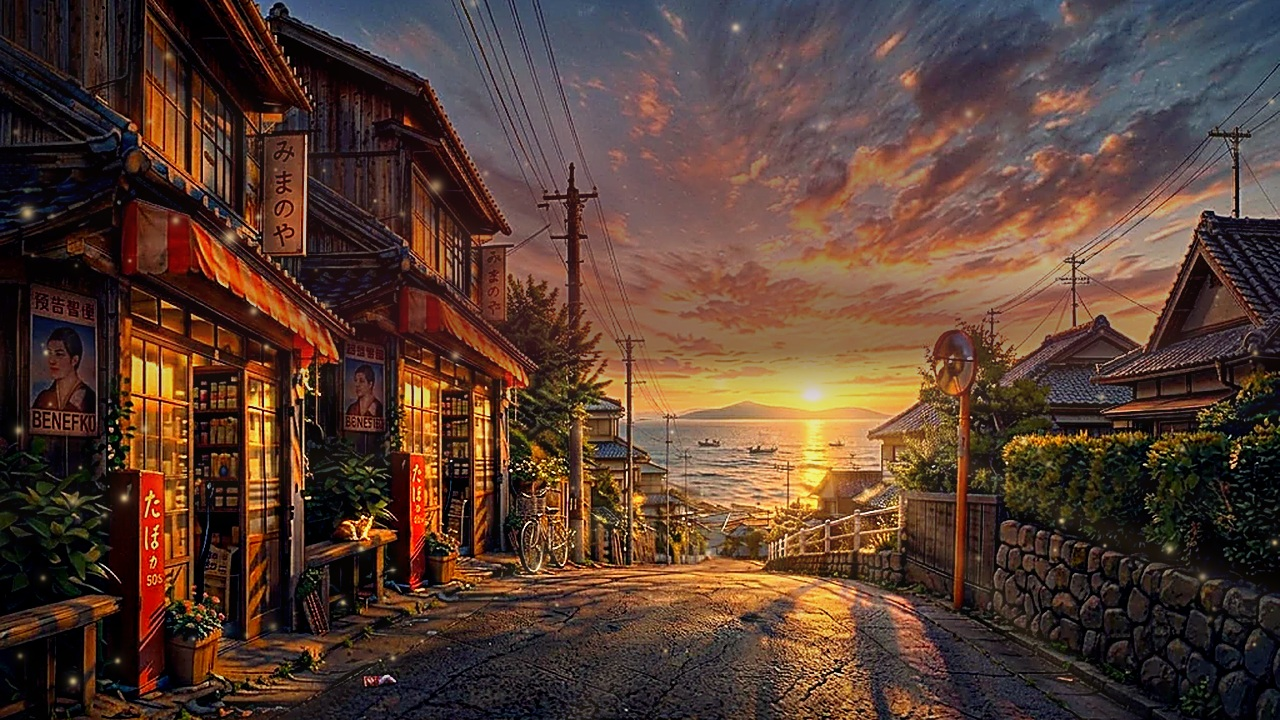
#> input picture bgm/yunagi-dori/youtube/canva/sunset_street2_mystic.jpg, 1280 x 720 px
$ python make_story_video.py canva/sunset_street2_mystic.jpg
#> lines starting #> are read from the running program, lines starting #| are printed output that depends on the picture; after the words box and inside, x2 and y2 are one past the last pixel; in counts of white or black regions, pixels touching at a corner belong together
### bgm/yunagi-dori/youtube/make_wind_video.py
#!/usr/bin/env python3
"""「海へ続く商店街」の背景に“風”のアニメーションを付けた YouTube 用動画を作る。

1 枚絵の各部分を領域ごとに動かし、風の強弱（突風）に合わせて反応させる:
  * 木・生け垣・鉢植え …… 風下へしなりながら細かく揺れる
  * 店の日よけ（赤白の庇） …… 波打つようにはためく
  * 吊り看板「みまのや」 …… 振り子のように揺れる
  * 電線 ……………………… 上下にたわんで揺れる
  * 雲 ………………………… ゆっくり流れてうねる
  * 海の照り返し …………… きらめく
  * 舞う木の葉・光の粒・風の筋 …… 風速に合わせて画面を横切る
24 秒で継ぎ目なくループする映像を作り、曲の長さまで繰り返して音を付ける。
文字（タイトル）は make_video_street.py と同じものを上に重ねる（風では動かない）。

出力: yunagi-dori_wind_youtube.mp4（1920x1080, 30fps）
使い方: python3 make_wind_video.py
"""
import math
import os
import subprocess
import sys

import numpy as np
from PIL import Image, ImageDraw, ImageFilter

HERE = os.path.dirname(os.path.abspath(__file__))
sys.path.insert(0, HERE)
import make_video_street as street  # noqa: E402  文字レイヤーを共有

W, H = 1280, 720          # 動きの計算はこの解像度で行い、最後に 1920x1080 へ拡大
FPS = 30
LOOP = 24.0               # ループの長さ（秒）。周期的な動きはすべてこの長さで一周する
N = int(LOOP * FPS)
rng = np.random.default_rng(2026)
TAU = 2 * math.pi


def per(k):
    """ループ長で k 周期になる角周波数（ループの継ぎ目で動きが一致する）"""
    return TAU * k / LOOP


# ---------------------------------------------------------------- 風の強さ
def wind(t):
    """0.3（そよ風）〜 1.0（突風）。t=5 秒と 15.5 秒あたりで突風が来る"""
#> called with t = 0
    g = 0.3
    for c, w, a in ((5.0, 1.6, 0.7), (15.5, 2.2, 0.55)):
        d = (t - c + LOOP / 2) % LOOP - LOOP / 2           # ループをまたいでも滑らか
        g += a * math.exp(-(d / w) ** 2)
    return g + 0.04 * math.sin(per(7) * t)


# 葉や粒の移動量を決めるため、風の強さの積分（ループ 1 周で正規化）を前計算
_ts = np.arange(N) / FPS
_wind = np.array([wind(t) for t in _ts])
_cum = np.concatenate([[0], np.cumsum(_wind)[:-1]]) / _wind.sum()   # 0 → 1 に増える


# ---------------------------------------------------------------- 補助
# [4 lines left out: function smooth_noise, not called in this run]


def region(box, feather=18, shape="rect"):
    m = Image.new("L", (W, H), 0)
    d = ImageDraw.Draw(m)
    (d.ellipse if shape == "ellipse" else d.rectangle)(box, fill=255)
    return np.asarray(m.filter(ImageFilter.GaussianBlur(feather))).astype(np.float32) / 255


def blur(m, r):
    return np.asarray(Image.fromarray((np.clip(m, 0, 1) * 255).astype(np.uint8)).filter(ImageFilter.GaussianBlur(r))).astype(np.float32) / 255


# [56 lines left out: functions sample, build_masks, not called in this run]


# ---------------------------------------------------------------- 粒子（木の葉・光の粒・風の筋）
class Leaf:
    # [16 lines left out: functions __init__, pos, not called in this run]


class Mote:
    # [146 lines left out: functions __init__, pos, draw_particles, render_frame, main, not called in this run]


# [2 lines that do not run on import are left out]

### bgm/yunagi-dori/youtube/make_story_video.py
#!/usr/bin/env python3
"""風のアニメーション（make_wind_video.py の 24 秒ループ）に、曲全体を通した“出来事”を重ねた動画を作る。

ループの背景（揺れる木・はためく日よけ・舞う木の葉 など）の上に、時間とともに変わるものを描く:
  * 猫 ………… 3 回通りを横切る。2 回目は途中で止まり、背中を向けて座って海を眺めてから歩き去る（characters.py）
  * 自転車の人 …… 坂を下って遠ざかる／上って近づいてくる（遠近つき、characters.py）
  * カモメ …… 時々、群れで空を横切る
  * 小舟 ……… 海の上をゆっくり進む
  * 夕暮れの進行 …… 曲が進むにつれて空が暮れ、店の窓明かりが強まり、終盤は星がまたたく
出力: yunagi-dori_story_youtube.mp4（1920x1080, 30fps）
使い方: python3 make_story_video.py   （ループの背景フレームが無ければ先に作る）
"""
import math
import os
import subprocess
import sys

import numpy as np
from PIL import Image, ImageChops, ImageDraw

HERE = os.path.dirname(os.path.abspath(__file__))
sys.path.insert(0, HERE)
import make_video_street as street  # noqa: E402
import make_wind_video as wind  # noqa: E402
import characters  # noqa: E402  猫と自転車の人

W, H, FPS = wind.W, wind.H, wind.FPS
TAU = 2 * math.pi
rng = np.random.default_rng(1964)
FRAMES_DIR = os.path.join(HERE, "_wind_frames")


def smoothstep(a, b, x):
    x = min(1.0, max(0.0, (x - a) / (b - a)))
    return x * x * (3 - 2 * x)


# ---------------------------------------------------------------- カモメ・小舟・星
BIRD_FLIGHTS = [10, 55, 128, 196]           # 群れが現れる時刻
BIRDS = [(rng.uniform(-40, 80), rng.uniform(-25, 25), rng.uniform(0, TAU), rng.uniform(0.8, 1.2)) for _ in range(5)]
STARS = [(rng.uniform(560, 1280), rng.uniform(5, 260), rng.uniform(0.6, 1.6), rng.uniform(0, TAU), rng.uniform(1.5, 4)) for _ in range(80)]


# [30 lines left out: functions draw_birds, draw_boat, draw_stars, not called in this run]


# ---------------------------------------------------------------- 合成
def window_mask(img):
    hsv = np.asarray(Image.fromarray((img * 255).astype(np.uint8)).convert("HSV")).astype(np.float32) / 255
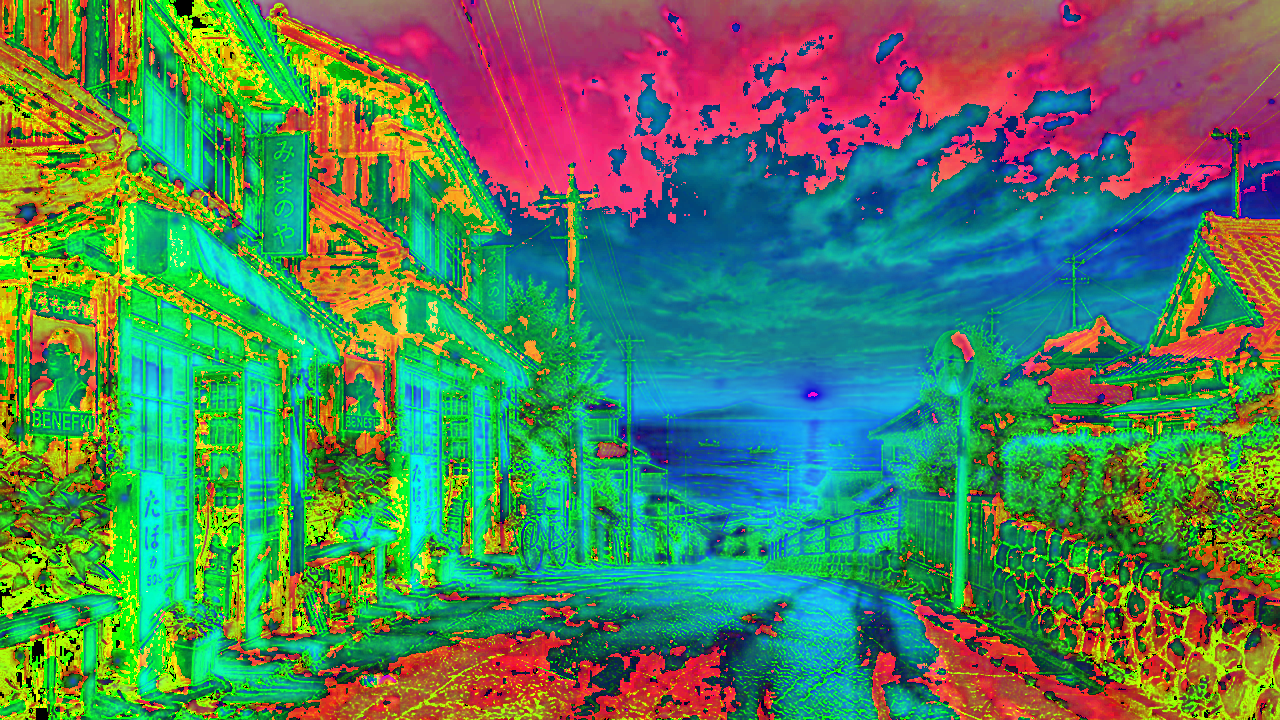
#> hsv: shape (720, 1280, 3) float32; mean R, G, B 0.325, 0.506, 0.357
    lum = img @ np.array([0.299, 0.587, 0.114], np.float32)
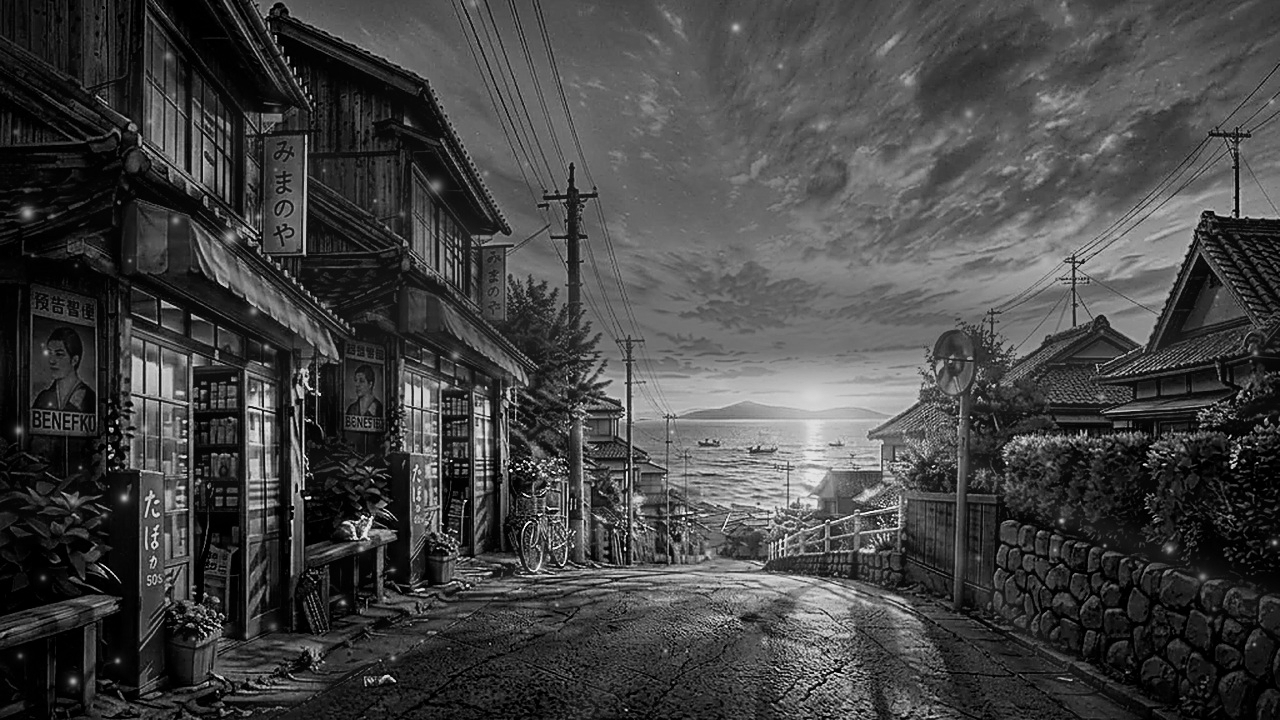
#> lum: shape (720, 1280) float32; min 0, max 0.961, mean 0.268
    warm = (hsv[..., 0] * 360 > 18) & (hsv[..., 0] * 360 < 55) & (hsv[..., 1] > 0.35) & (lum > 0.45)
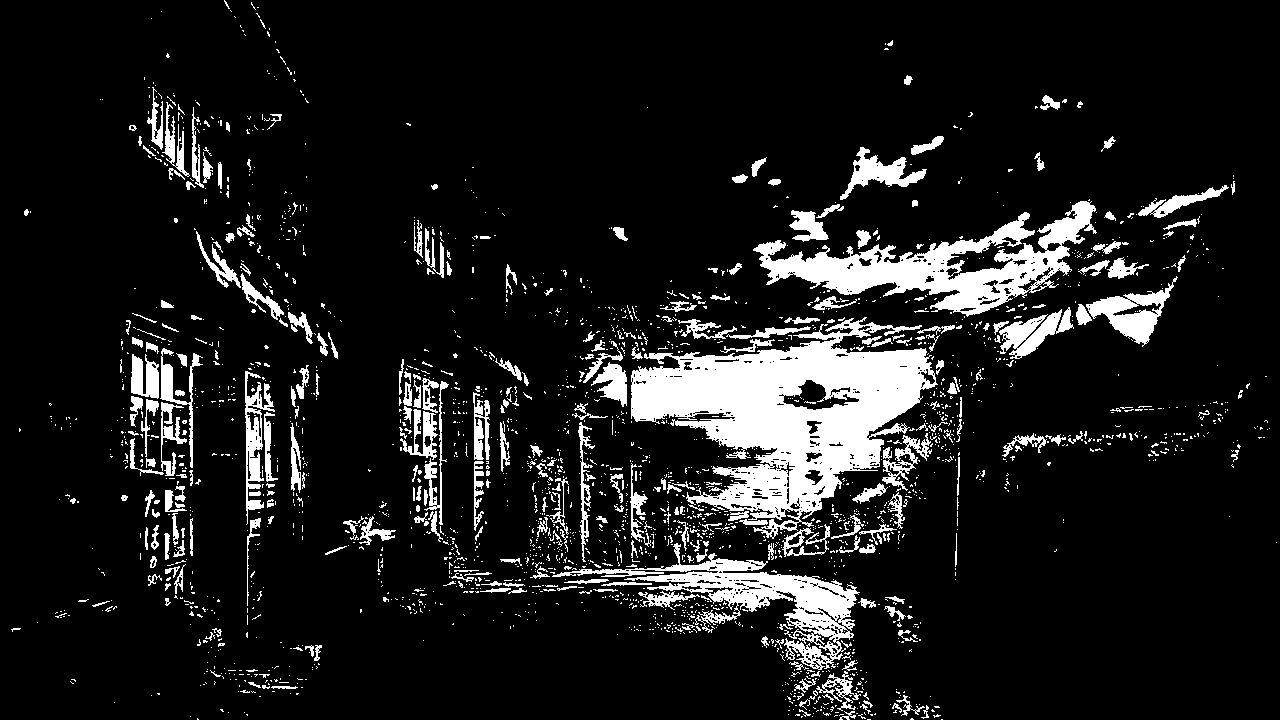
#> warm: shape (720, 1280) bool; 11.1% white; 2432 white regions (2111 under 20 px), largest, box (x1, y1, x2, y2) and area: (631, 317, 938, 539) 30871, (753, 201, 1097, 317) 13022, (552, 543, 860, 670) 8624
    zone = np.maximum(wind.region((0, 0, 560, 640), 20), wind.region((1080, 300, 1280, 450), 20))
#> in region, `m = Image.new("L", (W, H), 0)`: m: PIL image 1280x720 L; every value is 0
    return wind.blur(warm.astype(np.float32) * zone, 4)
#> in blur, `return np.asarray(Image.fromarray((np.clip(m, 0, 1) * 255).astype(np.u..`:
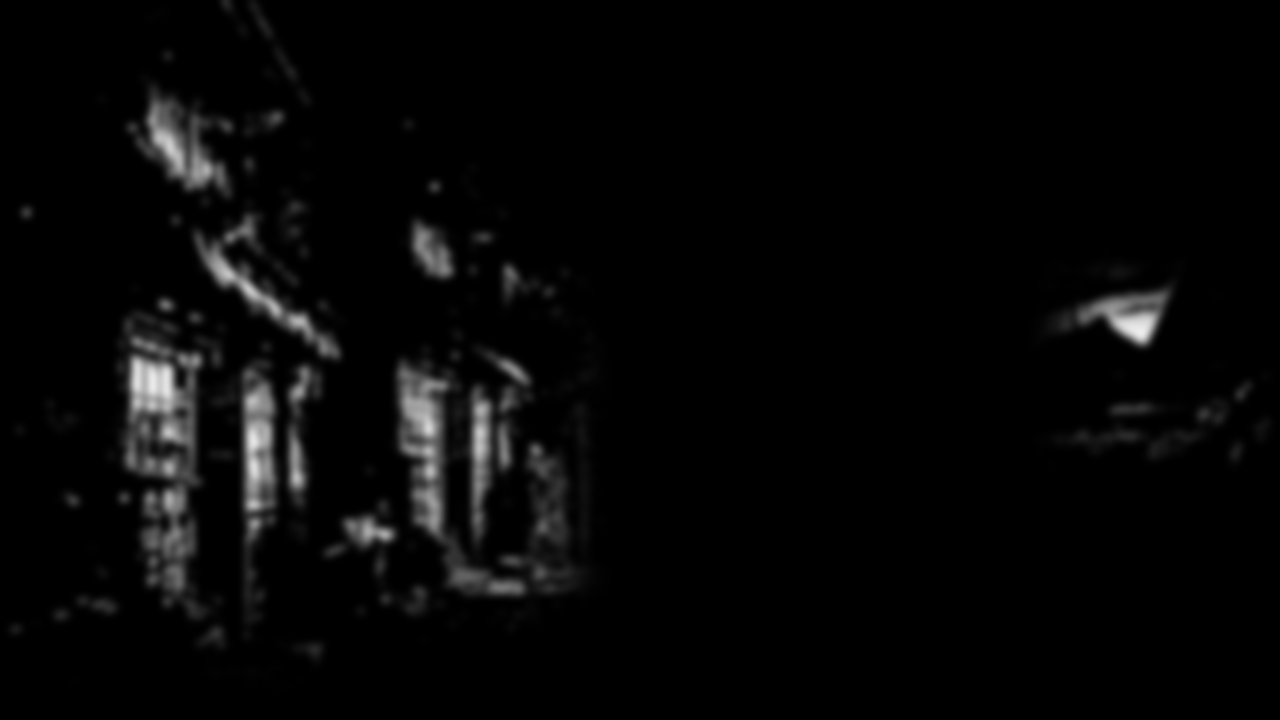
#> returned value: shape (720, 1280) float32; min 0, max 0.929, mean 0.0268


# [17 lines left out: function compose, not called in this run]


def ensure_loop_frames():
    if os.path.isdir(FRAMES_DIR) and len(os.listdir(FRAMES_DIR)) == wind.N:
        return
    subprocess.run([sys.executable, os.path.join(HERE, "make_wind_video.py"), "--frames-only"], check=True)


def main():
    if "--preview" in sys.argv:          # 猫・カモメなどの確認用に数枚だけ書き出す
        img = np.asarray(Image.open(os.path.join(HERE, "canva", "sunset_street2_mystic.jpg")).convert("RGB").resize((W, H), Image.LANCZOS)).astype(np.float32) / 255
        win = window_mask(img)
        sky_dark = 0.5 + 0.5 * np.clip(1 - np.mgrid[0:H, 0:W][0] / 420, 0, 1)
        base = Image.fromarray((img * 255).astype(np.uint8))
        out = sys.argv[sys.argv.index("--preview") + 1]
        for t in [float(v) for v in os.environ.get('PREVIEW_TIMES', '24,60,108,200').split(',')]:
            compose(0, base, t, 217.2, win, sky_dark).save(os.path.join(out, f"story_{int(t)}.png"))
        return

    ensure_loop_frames()
    img = np.asarray(Image.open(os.path.join(HERE, "canva", "sunset_street2_mystic.jpg")).convert("RGB").resize((W, H), Image.LANCZOS)).astype(np.float32) / 255
    win = window_mask(img)
    yy = np.mgrid[0:H, 0:W][0].astype(np.float32)
    sky_dark = 0.5 + 0.5 * np.clip(1 - yy / 420, 0, 1)                  # 空ほど暮れる

    audio = os.path.join(HERE, "..", "yunagi-dori_full.wav")
    dur = float(subprocess.check_output(["ffprobe", "-v", "error", "-show_entries", "format=duration", "-of", "csv=p=0", audio]).decode())
    total = int(dur * FPS)
    txt_path = os.path.join(HERE, "_story_text.png")
    street.text_layer().save(txt_path)
    out = os.path.join(HERE, "yunagi-dori_story_youtube.mp4")
    vf = (f"[0:v]scale=1920:1080:flags=lanczos,unsharp=5:5:0.4[bg];[bg][1:v]overlay=0:0,"
          f"fade=t=in:st=0:d=1.5,fade=t=out:st={dur - 3:.2f}:d=3,format=yuv420p[v]")
    ff = subprocess.Popen(["ffmpeg", "-y", "-loglevel", "error", "-f", "rawvideo", "-pix_fmt", "rgb24", "-s", f"{W}x{H}",
                           "-r", str(FPS), "-i", "-", "-i", txt_path, "-i", audio, "-filter_complex", vf,
                           "-map", "[v]", "-map", "2:a", "-t", f"{dur:.3f}",
                           "-c:v", "libx264", "-preset", "medium", "-b:v", "3200k", "-maxrate", "4800k", "-bufsize", "9600k",
                           "-c:a", "aac", "-b:a", "320k", "-ar", "48000", "-movflags", "+faststart", out], stdin=subprocess.PIPE)
    for f in range(total):
        base = Image.open(os.path.join(FRAMES_DIR, f"{f % wind.N:04d}.png")).convert("RGB")
        ff.stdin.write(compose(f, base, f / FPS, dur, win, sky_dark).tobytes())
        if f % 300 == 0:
            print(f"frame {f}/{total}", flush=True)
    ff.stdin.close()
    ff.wait()
    os.remove(txt_path)
    print("wrote", out)


if __name__ == "__main__":
    main()
#> (the call stopped at in main, `dur = float(subprocess.check_output(["ffprobe", "-v", "error", "-show_..`: subprocess is not available in this run)
